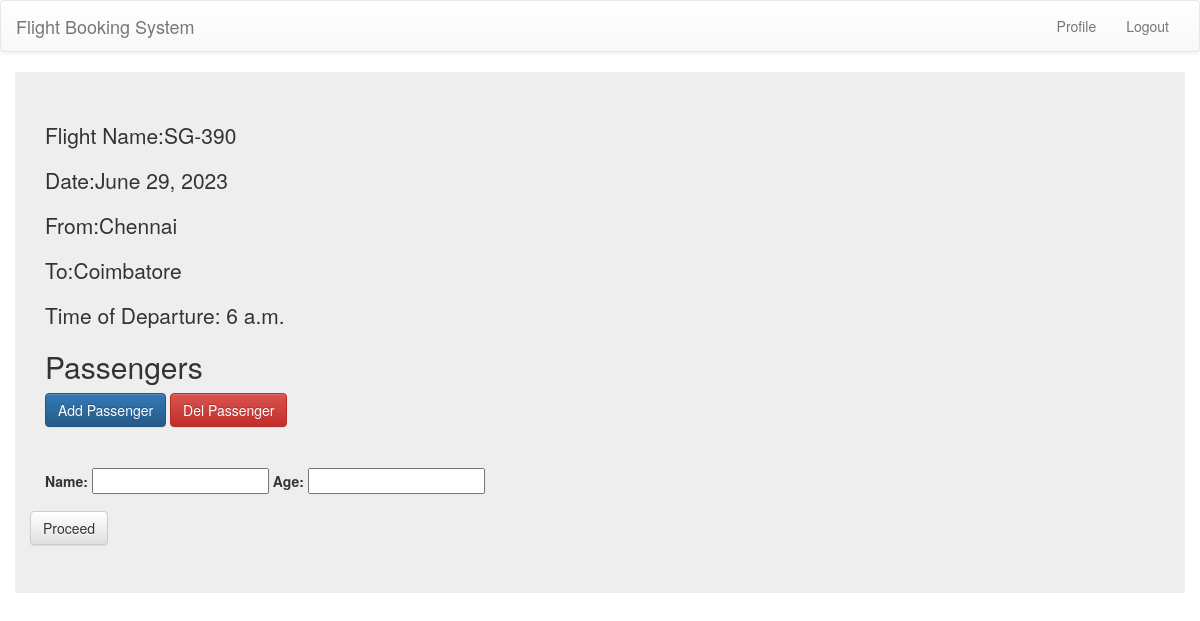
The app's page /book/2 (signed in) with its own data.
### user/models.py (models this page shows, shortened)
class Travel(models.Model):
    flight_id=models.ForeignKey(Flight,on_delete=models.CASCADE)
    remain=models.PositiveIntegerField(default=60)
    date=models.DateField(default=timezone.now().date())
    status=models.CharField(max_length=10)

class Flight(models.Model):
    name=models.CharField(max_length=10)
    airline=models.ForeignKey(AirLine,on_delete=models.CASCADE)
    source=models.ForeignKey(Airports,on_delete=models.SET_NULL,blank=True,null=True,related_name="depart")
    destination=models.ForeignKey(Airports,on_delete=models.SET_NULL,blank=True,null=True,related_name="arrive")
    time_of_departure=models.TimeField(default=timezone.now().time())
    duration_of_travel=models.PositiveIntegerField()

class Airports(models.Model):
    name=models.CharField(max_length=10)
    def __str__(self):
        return self.name

### user/views.py (the view, shortened to what this page needs)
# urls.py: path("book/<int:id>",book_flight,name="book"),
@login_required(login_url="/login")
@csrf_exempt
def book_flight(request,id):
    try:
        travel=Travel.objects.get(id=id)
    except:
        raise ValueError("Invalid travel id given")
    return render(request,"book.html",context={"travel":travel})

### templates/book.html (shortened to what this page needs)
{% extends 'home.html' %}
{% block main %}
<div class="jumbotron container">
    <form class="form container" method="post" action="/book/{{travel.id}}">
        <p>Flight Name:{{travel.flight_id.name}}</p>
        <p>Date:{{travel.date}}</p>
        <p>From:{{travel.flight_id.source}}</p>
        <p>To:{{travel.flight_id.destination.name}}</p>
        <p>Time of Departure: {{travel.flight_id.time_of_departure}}</p>
        <h2>Passengers</h2>
        <button type="button" class="btn btn-primary" id="add">Add Passenger</button>
        <button type="button" class="btn btn-danger" id="del">Del Passenger </button>
        <hr>
        <div id="passenger-group">
            <div class="form-group">
                <label>Name:</label>
                <input type="text" name="name-1" id="name-1" required>
                <label>Age:</label>
                <input type="number" name="age-1" id="age-1" required>
            </div>
        </div>
      </form>
      <button type="button" class="btn btn-default" id="proceed">Proceed</button>
  </div>
{% endblock main %}

### records on screen
Travel: flight_id.name "SG-390", date "June 29, 2023", flight_id.source "Chennai", flight_id.destination.name "Coimbatore", flight_id.time_of_departure "6 a.m."
